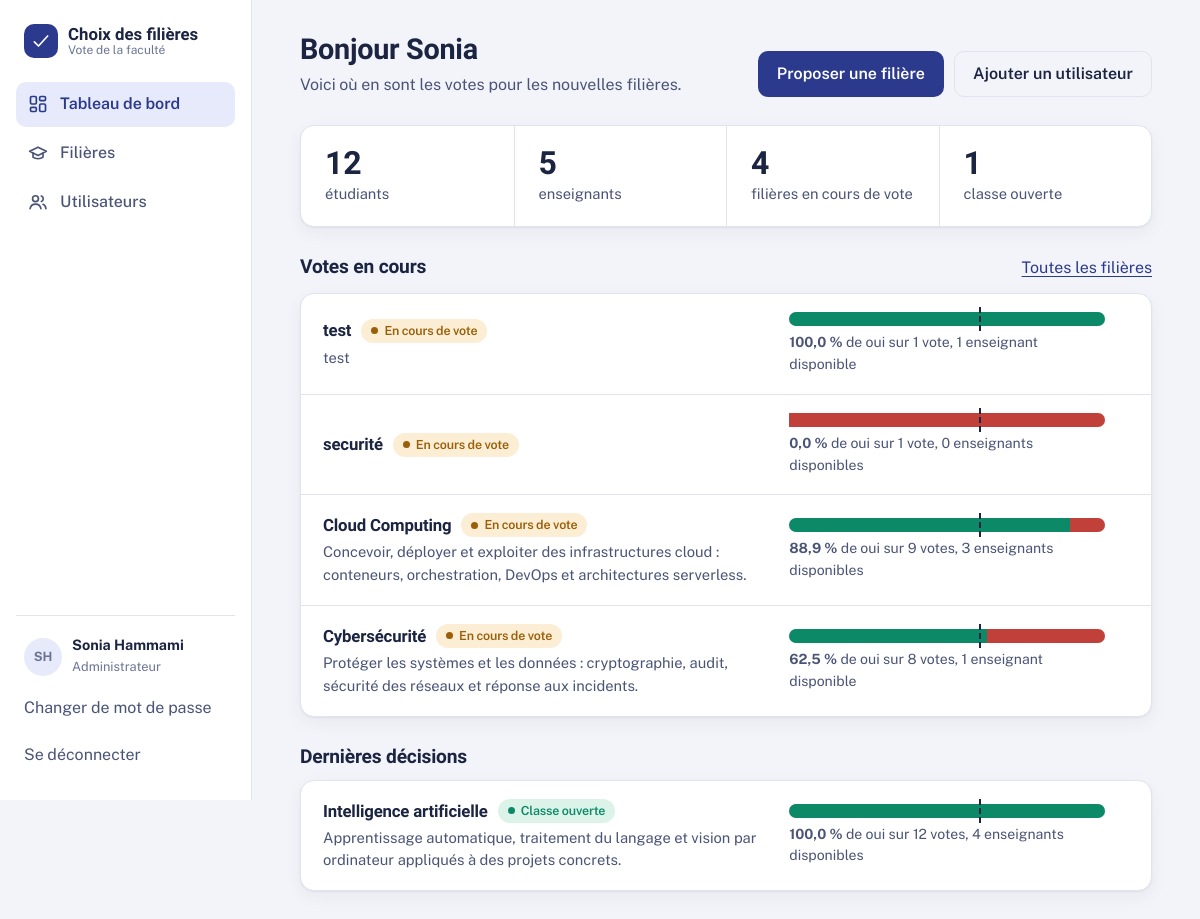
The app's page / (signed in) with its own data.
### accounts/models.py (models this page shows, shortened)
class Utilisateur(AbstractUser):
    ADMIN = "admin"
    ENSEIGNANT = "enseignant"
    ETUDIANT = "etudiant"
    ROLE_CHOICES = [
        (ADMIN, "Administrateur"),
        (ENSEIGNANT, "Enseignant"),
        (ETUDIANT, "Étudiant"),
    ]
    role = models.CharField("rôle", max_length=20, choices=ROLE_CHOICES, default=ETUDIANT, db_index=True)
    class Meta:
        ordering = ["last_name", "first_name", "username"]
        verbose_name = "utilisateur"
        verbose_name_plural = "utilisateurs"
    @property
    def nom_complet(self):
        return self.get_full_name() or self.username
    @property
    def initiales(self):
        lettres = f"{self.first_name[:1]}{self.last_name[:1]}".upper()
        return lettres or self.username[:2].upper()

### filieres/models.py (models this page shows, shortened)
class Filiere(models.Model):
    EN_VOTE = "en_vote"
    OUVERTE = "ouverte"
    REFUSEE = "refusee"
    STATUT_CHOICES = [
        (EN_VOTE, "En cours de vote"),
        (OUVERTE, "Classe ouverte"),
        (REFUSEE, "Non retenue"),
    ]
    nom = models.CharField("nom de la filière", max_length=120, unique=True)
    description = models.TextField("description", blank=True)
    nb_votes_oui = models.PositiveIntegerField("votes oui", default=0, editable=False)
    nb_votes_non = models.PositiveIntegerField("votes non", default=0, editable=False)
    pourcentage_oui = models.FloatField("pourcentage de oui", default=0, editable=False)
    nb_enseignants_disponibles = models.PositiveIntegerField("enseignants disponibles", default=0, editable=False)
    statut = models.CharField("statut", max_length=10, choices=STATUT_CHOICES, default=EN_VOTE, db_index=True)
    date_creation = models.DateTimeField("créée le", auto_now_add=True)
    date_decision = models.DateTimeField("décision prise le", null=True, blank=True)
    etudiants = models.ManyToManyField("accounts.Etudiant", through="VoteEtudiant", related_name="filieres_votees")
    enseignants = models.ManyToManyField("accounts.Enseignant", through="DisponibiliteEnseignant",
                                         related_name="filieres_proposees")
    class Meta:
        ordering = ["-date_creation"]
        verbose_name = "filière"
    @property
    def seuil(self):
        return settings.FILIERE_SEUIL_POURCENTAGE
    @property
    def vote_ouvert(self):
        return self.statut == self.EN_VOTE
    @property
    def nb_votes_total(self):
        return self.nb_votes_oui + self.nb_votes_non
    @property
    def pourcentage_non(self):
        return round(100 - self.pourcentage_oui, 1) if self.nb_votes_total else 0

### filieres/views.py (the view, shortened to what this page needs)
# urls.py: path("", views.dashboard, name="dashboard"),
@login_required
def dashboard(request):
    user = request.user
    if user.role == Utilisateur.ADMIN:
        statuts = dict(Filiere.objects.values_list("statut").annotate(n=Count("pk")))
        ctx = {
            "nb_etudiants": Etudiant.objects.count(),
            "nb_enseignants": Enseignant.objects.count(),
            "nb_en_vote": statuts.get(Filiere.EN_VOTE, 0),
            "nb_ouvertes": statuts.get(Filiere.OUVERTE, 0),
            "nb_refusees": statuts.get(Filiere.REFUSEE, 0),
            "en_vote": Filiere.objects.filter(statut=Filiere.EN_VOTE),
            "recentes": Filiere.objects.exclude(statut=Filiere.EN_VOTE).order_by("-date_decision")[:4],
        }
        return render(request, "dashboard/admin.html", ctx)

### filieres/context_processors.py (called while the page is built)
def regles(request):
    user = getattr(request, "user", None)
    return {
        "peut_decider": bool(user and user.is_authenticated and user.role in settings.FILIERE_DECISION_ROLES),
    }

### templates/dashboard/admin.html (shortened to what this page needs)
{% extends "base.html" %}
{% block content %}
<div class="page-head">
  <div>
    <h1>Bonjour {{ user.first_name|default:user.username }}</h1>
    <p class="muted">Voici où en sont les votes pour les nouvelles filières.</p>
  </div>
  <div class="btn-row">
    <a class="btn" href="{% url 'filiere_create' %}">Proposer une filière</a>
    <a class="btn btn-quiet" href="{% url 'utilisateur_create' %}">Ajouter un utilisateur</a>
  </div>
</div>
<div class="stack">
  <div class="figures">
    <div class="figure"><strong>{{ nb_etudiants }}</strong><span>étudiant{{ nb_etudiants|pluralize }}</span></div>
    <div class="figure"><strong>{{ nb_enseignants }}</strong><span>enseignant{{ nb_enseignants|pluralize }}</span></div>
    <div class="figure"><strong>{{ nb_en_vote }}</strong><span>filière{{ nb_en_vote|pluralize }} en cours de vote</span></div>
    <div class="figure"><strong>{{ nb_ouvertes }}</strong><span>classe{{ nb_ouvertes|pluralize }} ouverte{{ nb_ouvertes|pluralize }}</span></div>
  </div>
  <section>
    <div class="section-head"><h2>Votes en cours</h2><a href="{% url 'filiere_list' %}">Toutes les filières</a></div>
    {% if en_vote %}
    <div class="rows">{% for f in en_vote %}{% include "partials/_row.html" %}{% endfor %}</div>
    {% else %}
    <div class="rows"><div class="empty">
      <h3>Aucun vote en cours</h3>
      <p>Proposez une filière pour que les étudiants et les enseignants puissent répondre.</p>
      <a class="btn" href="{% url 'filiere_create' %}">Proposer une filière</a>
    </div></div>
    {% endif %}
  </section>
  {% if recentes %}
  <section>
    <div class="section-head"><h2>Dernières décisions</h2></div>
    <div class="rows">{% for f in recentes %}{% include "partials/_row.html" %}{% endfor %}</div>
  </section>
  {% endif %}
</div>
{% endblock %}

### templates/base.html (shortened to what this page needs)
{% load static %}<!doctype html>
<html lang="fr">
<head>
  <link rel="stylesheet" href="{% static 'css/style.css' %}">
</head>
<body>
{% block layout %}
{% with url_name=request.resolver_match.url_name %}
<div class="shell">
  <aside class="sidebar" id="sidebar" aria-label="Navigation principale">
    <a class="brand" href="{% url 'dashboard' %}">
      <span class="brand-mark" aria-hidden="true"><svg viewBox="0 0 24 24" fill="none" stroke="currentColor" stroke-width="2" stroke-linecap="round" stroke-linejoin="round"><path d="M4 13l5 5L20 6"/></svg></span>
      <span class="brand-name">Choix des filières<small>Vote de la faculté</small></span>
    </a>
    <nav class="nav">
      <a href="{% url 'dashboard' %}" {% if url_name == 'dashboard' %}aria-current="page"{% endif %}>
        Tableau de bord</a>
      <a href="{% url 'filiere_list' %}" {% if url_name|slice:":7" == 'filiere' %}aria-current="page"{% endif %}>
        <svg viewBox="0 0 24 24" fill="none" stroke="currentColor" stroke-width="2" stroke-linecap="round" stroke-linejoin="round" aria-hidden="true"><path d="M22 10L12 5 2 10l10 5 10-5z"/><path d="M6 12v5c3 2.5 9 2.5 12 0v-5"/></svg>
        Filières</a>
      {% if user.role == 'admin' %}
      <a href="{% url 'utilisateur_list' %}" {% if url_name|slice:":11" == 'utilisateur' %}aria-current="page"{% endif %}>
        <svg viewBox="0 0 24 24" fill="none" stroke="currentColor" stroke-width="2" stroke-linecap="round" stroke-linejoin="round" aria-hidden="true"><circle cx="9" cy="8" r="3.5"/><path d="M2.5 20c.6-3.4 3.3-5.5 6.5-5.5s5.9 2.1 6.5 5.5"/><path d="M16 4.7a3.5 3.5 0 010 6.6M18 14.8c2 .7 3.2 2.5 3.5 5.2"/></svg>
        Utilisateurs</a>
      {% endif %}
    </nav>
    <div class="sidebar-foot">
      <div class="me">
        <span class="avatar" aria-hidden="true">{{ user.initiales }}</span>
        <div><strong>{{ user.nom_complet }}</strong><span>{{ user.get_role_display }}</span></div>
      </div>
      <a class="linklike" href="{% url 'password_change' %}">Changer de mot de passe</a>
      <form method="post" action="{% url 'logout' %}">{% csrf_token %}<button class="linklike" type="submit" style="width:100%">Se déconnecter</button></form>
    </div>
  </aside>
  <div>
    <main id="contenu" class="main"><div class="container">{% block content %}{% endblock %}</div></main>
  </div>
</div>
{% endwith %}
{% endblock %}
</body>
</html>

### templates/partials/_row.html (shortened to what this page needs)
<article class="row-item">
  <div>
    <h3><a href="{% url 'filiere_detail' f.pk %}">{{ f.nom }}</a> {% include "partials/_statut.html" %}</h3>
    {% if f.description %}<p class="clamp">{{ f.description|truncatechars:130 }}</p>{% endif %}
  </div>
  <div class="row-results">
    {% if user.role != 'etudiant' or not f.vote_ouvert %}
      {% include "partials/_tally.html" %}
      {% if f.nb_votes_total %}
        <strong>{{ f.pourcentage_oui|floatformat:1 }} %</strong> de oui sur {{ f.nb_votes_total }} vote{{ f.nb_votes_total|pluralize }},
      {% else %}Aucun vote pour l'instant,{% endif %}
      {{ f.nb_enseignants_disponibles }} enseignant{{ f.nb_enseignants_disponibles|pluralize }} disponible{{ f.nb_enseignants_disponibles|pluralize }}
    {% else %}
      <span class="muted">Les résultats seront publiés après la décision.</span>
    {% endif %}
  </div>
</article>

### templates/partials/_statut.html
{% if f.statut == 'en_vote' %}<span class="badge badge-wait">En cours de vote</span>
{% elif f.statut == 'ouverte' %}<span class="badge badge-oui">Classe ouverte</span>
{% else %}<span class="badge badge-non">Non retenue</span>{% endif %}

### templates/partials/_tally.html
<div class="tally {{ extra }}" role="img" aria-label="{{ f.pourcentage_oui|floatformat:1 }} % de oui, seuil à {{ f.seuil }} %">
  {% if f.nb_votes_total %}
  <div class="tally-oui" style="width: {{ f.pourcentage_oui|stringformat:'.1f' }}%"></div>
  <div class="tally-non" style="width: {{ f.pourcentage_non|stringformat:'.1f' }}%"></div>
  {% endif %}
  <span class="tally-mark" style="left: {{ f.seuil|stringformat:'d' }}%" title="Seuil d'ouverture : {{ f.seuil }} %"></span>
</div>

### records on screen
Utilisateur: initiales "SH", nom_complet "Sonia Hammami", role "Administrateur", first_name "Sonia"
Filiere: nom "test", statut "En cours de vote", description "test", pourcentage_oui "100,0", nb_votes_total "1", nb_enseignants_disponibles "1"
Filiere: nom "securité", statut "En cours de vote", pourcentage_oui "0,0", nb_votes_total "1", nb_enseignants_disponibles "0"
Filiere: nom "Cloud Computing", statut "En cours de vote", description "Concevoir, déployer et exploiter des infrastructures cloud : conteneurs, orchestration, DevOps et architectures serverless.", pourcentage_oui "88,9", nb_votes_total "9", nb_enseignants_disponibles "3"
Filiere: nom "Cybersécurité", statut "En cours de vote", description "Protéger les systèmes et les données : cryptographie, audit, sécurité des réseaux et réponse aux incidents.", pourcentage_oui "62,5", nb_votes_total "8", nb_enseignants_disponibles "1"
Filiere: nom "Intelligence artificielle", statut "Classe ouverte", description "Apprentissage automatique, traitement du langage et vision par ordinateur appliqués à des projets concrets.", pourcentage_oui "100,0", nb_votes_total "12", nb_enseignants_disponibles "4"

### other values on screen
{{ nb_etudiants }} "12"
{{ nb_enseignants }} "5"
{{ nb_en_vote }} "4"
{{ nb_ouvertes }} "1"
